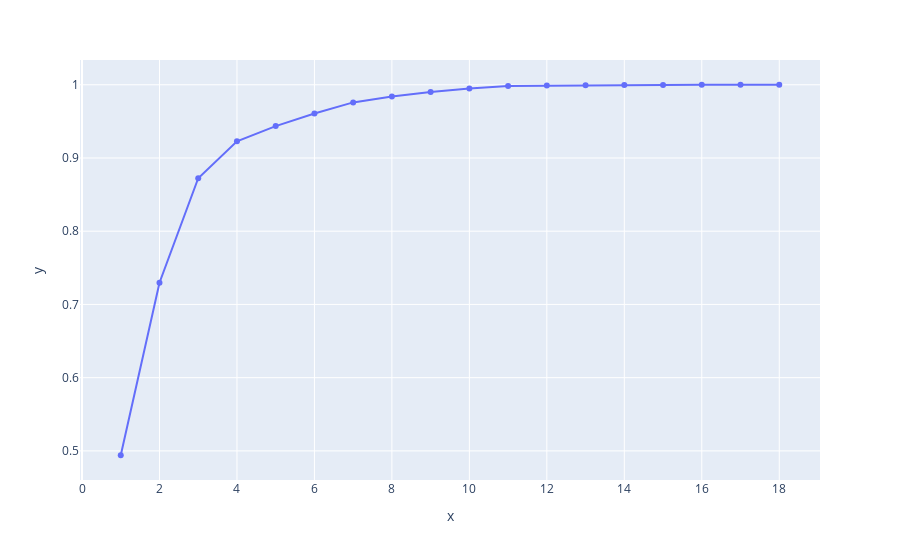

Notebook code for this chart:
### Markdown cell above
**Choose number of components for PCA**

### Code cell
px.line(x=np.arange(1, len(df_copy.columns)+1), y=np.cumsum(pca.explained_variance_ratio_), markers='o')

### Figure 1 — Plotly figure (JSON) as saved in the notebook; plotly's stock layout.template omitted (floating-point values rounded to 4 significant figures)
{"data": [{"hovertemplate": "x=%{x}<br>y=%{y}<extra></extra>", "legendgroup": "", "line": {"color": "#636efa", "dash": "solid"}, "marker": {"symbol": "circle"}, "mode": "lines+markers", "name": "", "orientation": "v", "showlegend": false, "type": "scatter", "x": [1, 2, 3, 4, 5, 6, 7, 8, 9, 10, 11, 12, 13, 14, 15, 16, 17, 18], "xaxis": "x", "y": [0.494, 0.7296, 0.8723, 0.9228, 0.9435, 0.9606, 0.9759, 0.984, 0.9902, 0.995, 0.9985, 0.999, 0.9993, 0.9996, 0.9998, 0.9999, 1.0, 1.0], "yaxis": "y"}], "layout": {"legend": {"tracegroupgap": 0}, "margin": {"t": 60}, "xaxis": {"anchor": "y", "domain": [0, 1], "title": {"text": "x"}}, "yaxis": {"anchor": "x", "domain": [0, 1], "title": {"text": "y"}}}}
